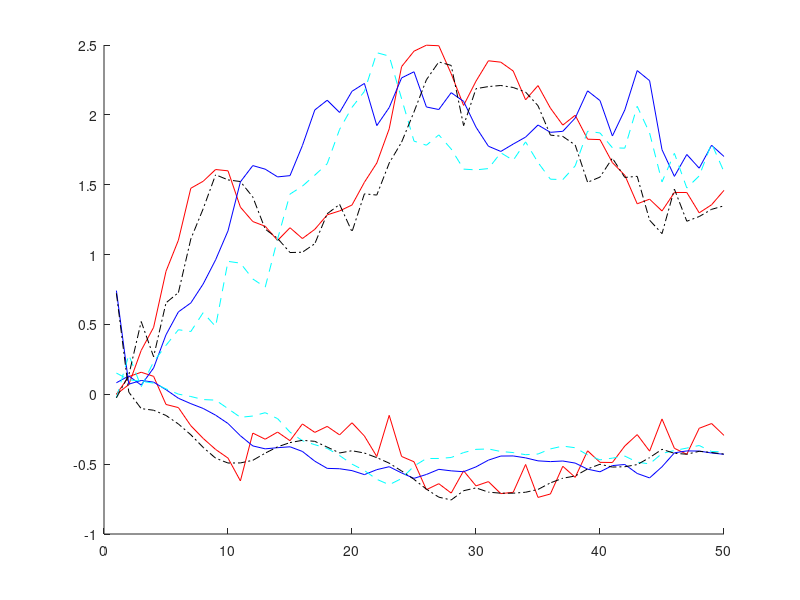
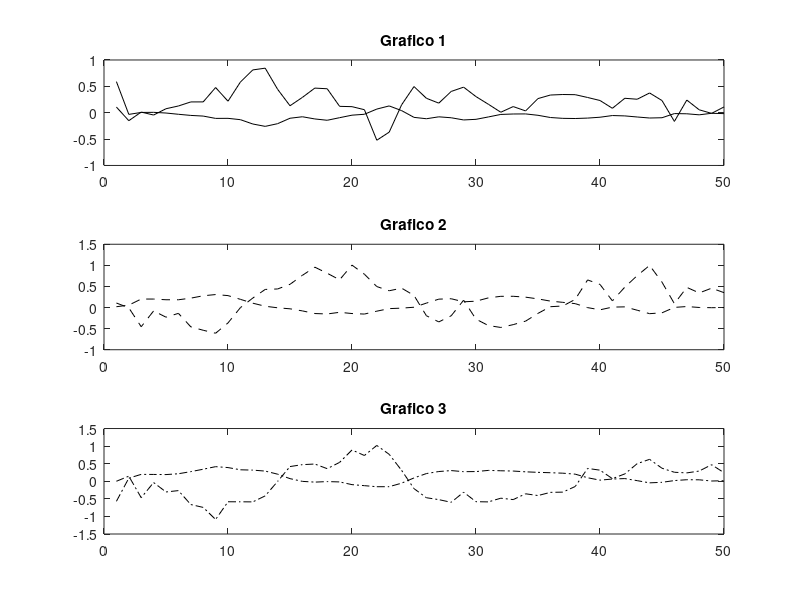

These figures' MATLAB source, in order:
clear all;
close all;

A = [1.2272 1 ; -0.3069 0];
B = [0.0634 ; 0.0978];
C = [1 0];
D = 0;
Q = 0.01*eye(2); 
R = 0.04;
u = 1; %Degrau unitario

% CI:
x(:,1) = [0 ; 0];
x_em1(:,1) = [rand ; rand];
P_m = eye(2)*1000;

for k = 1 : 50
   x(:,k+1) = A*x(:,k) + B*u + sqrt(Q)*randn(2,1);
   y(k) = C*x(:,k) + sqrt(R)*randn;

   K = P_m*C'*inv(C*P_m*C' + R);
   P = (eye(2) - K*C)*P_m;
   x_e1(:,k) = x_em1(:,k) + K*(y(k) - C*x_em1(:,k));
   x_em1(:,k+1) = A*x_e1(:,k) + B*u;
   P_m = A*P*A' + Q;
end


% CI:
x_em2(:,1) = [rand ; rand];
P_m = eye(2)*1;

for k = 1 : 50
   x(:,k+1) = A*x(:,k) + B*u + sqrt(Q)*randn(2,1);
   y(k) = C*x(:,k) + sqrt(R)*randn;
 
   Pinv = inv(P_m) + C'*inv(R)*C;
   K = inv(Pinv)*C'*inv(R);
   x_e2(:,k) = x_em2(:,k) + K*(y(k) - C*x_em2(:,k));
   x_em2(:,k+1) = A*x_e2(:,k) + B*u;
   P_m = A*inv(Pinv)*A' + Q;
end


% CI:
z(:,1) = [0 ; 0];
z_em(:,1) = [rand ; rand];
Z_m = eye(2)*1;

for k = 1 : 50
   x(:,k+1) = A*x(:,k) + B*u + sqrt(Q)*randn(2,1);
   y(k) = C*x(:,k) + sqrt(R)*randn;
 
   Z = Z_m + C'*inv(R)*C;
   z_e(:,k) = z_em(:,k) + C'*inv(R)*y(k);
   x_e3(:,k) = inv(Z)*z_e(:,k);
   Z_m = inv(A*inv(Z)*A' + Q);
   z_em(:,k+1) = Z_m*A*inv(Z)*z_e(:,k);
end

hold;
plot(1:50,x(1,1:50), 'r');
plot(1:50,x(2,1:50), 'r');

plot(1:50,x_e1(1,1:50), 'b');
plot(1:50,x_e1(2,1:50), 'b');

plot(1:50,x_e2(1,1:50), '--c');
plot(1:50,x_e2(2,1:50), '--c');

plot(1:50,x_e3(1,1:50), '-.k');
plot(1:50,x_e3(2,1:50), '-.k');
hold;

figure;
subplot(3,1,1);
plot(1:50,x_e1(:,1:50) - x_e2(:,1:50), 'k');
title('Grafico 1');

subplot(3,1,2);
plot(1:50,x_e1(:,1:50) - x_e3(:,1:50), '--k');
title('Grafico 2');

subplot(3,1,3);
plot(1:50,x_e2(:,1:50) - x_e3(:,1:50), '-.k');
title('Grafico 3');

